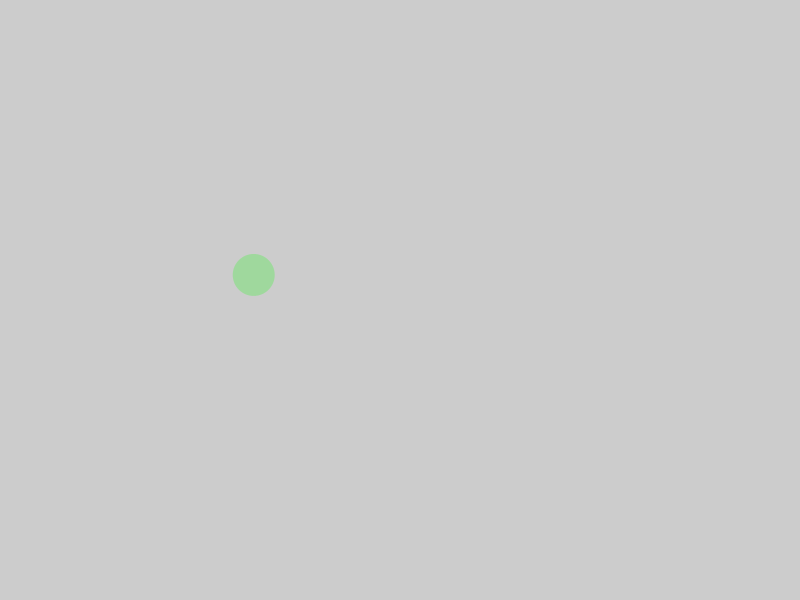
Frame 1 (no input)
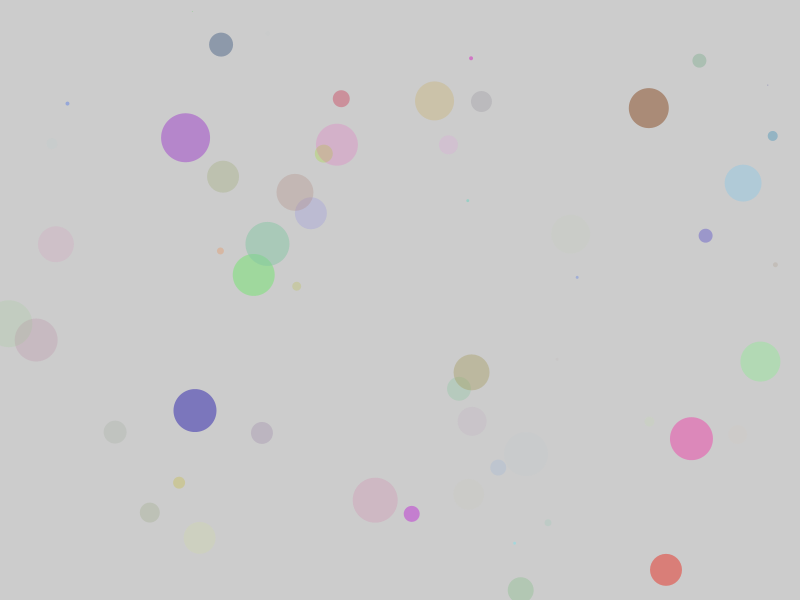
Frame 60 (the mouse pressed at the canvas centre just before this capture)
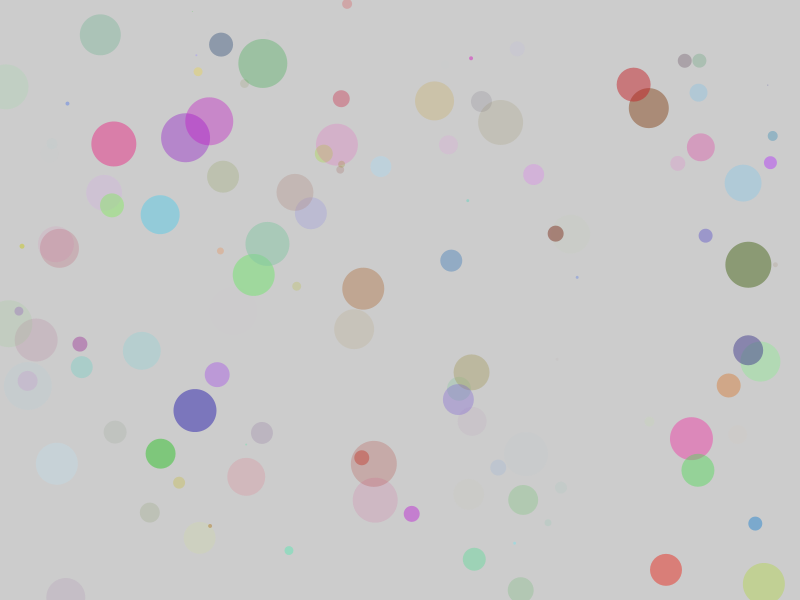
Frame 120 (the mouse held since frame 60 and released just before this capture)

The Processing sketch that drew these frames (run headless with seeded random() and noise(); from frame 60 on, the mouse is pressed at the canvas centre):

// Processing sketch: rand_ellipses
// ── rand_ellipses.pde
/// Transparent Random Circles.
//-////////////////////////////

float W=0.;  ///< global variable

void setup() ///<  uses global W
{
  size(800,600);  // window size
  frameRate(100); // animation speed
  noStroke();     // no contours
  // Once you know what dimensions of the window are, 
  W=width/16;     // we can calculate 'W'
}

// Our own function:
int diameter() ///<  uses global W
{
  return int( random(W) ); //convert from float to int
}

// visualisation:
void draw()
{
  float alfa=random(128); // With random opacity of the fill
  fill(random(255),random(255),random(255),alfa);
  float d=diameter(); //Diameter of a circle
  ellipse(random(width),random(height),d,d);
}

/// @date 2026-10-29 ( → https://github.com/borkowsk/bookProcessingEN)
